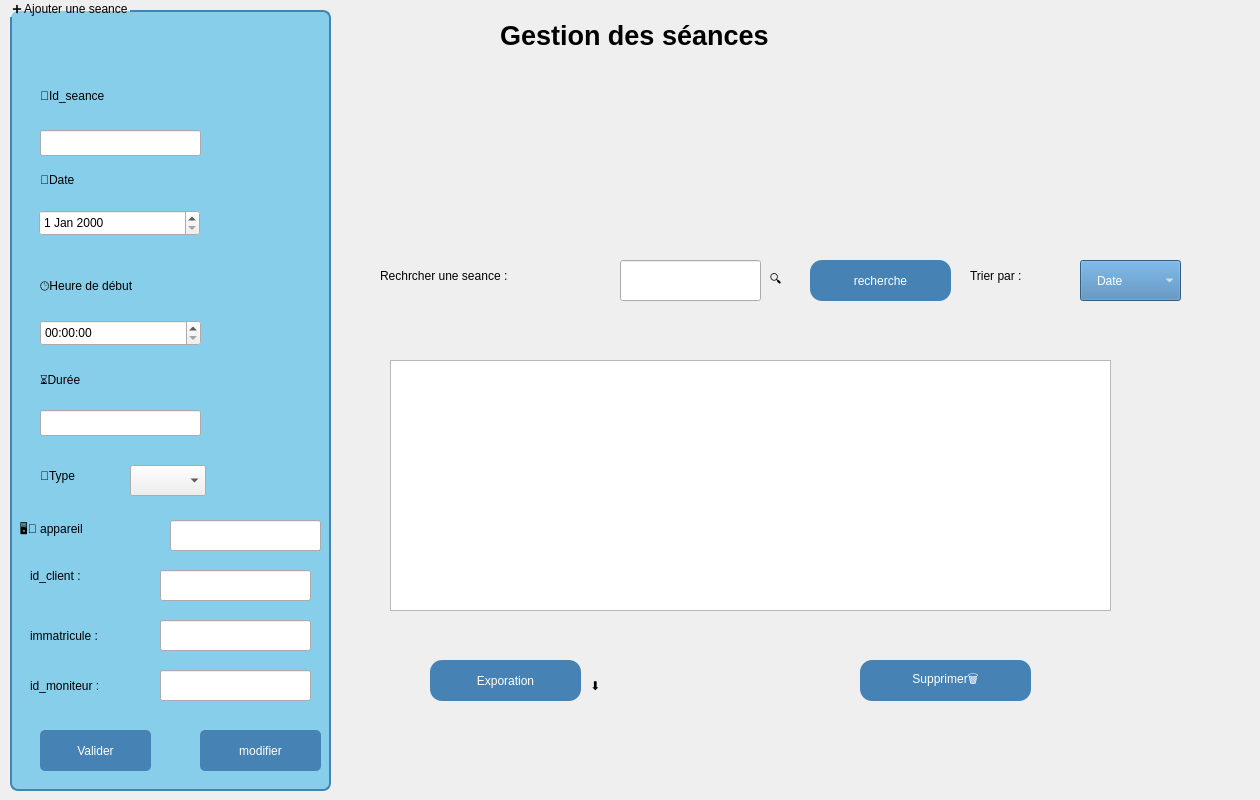
      <widget class="QWidget" name="tab_2">
       <attribute name="title">
        <string>Acceuil</string>
       </attribute>
       <widget class="QLabel" name="label_2">
        <property name="geometry">
         <rect>
          <x>380</x>
          <y>260</y>
          <width>251</width>
          <height>31</height>
         </rect>
        </property>
        <property name="styleSheet">
         <string notr="true">font: 14pt &quot;Segoe UI&quot;;</string>
        </property>
        <property name="text">
         <string>Rechrcher une seance :</string>
        </property>
       </widget>
       <widget class="QComboBox" name="comboBox_trier">
        <property name="geometry">
         <rect>
          <x>1080</x>
          <y>260</y>
          <width>101</width>
          <height>41</height>
         </rect>
        </property>
        <property name="styleSheet">
         <string notr="true">background-color: rgb(70, 130, 180);
font: 14pt &quot;Segoe UI&quot;;
font: 900 12pt &quot;Segoe UI&quot;;

    color: white;                /* لون النص */
         /* الحواف مدوّرة */
    padding: 8px 16px;  </string>
        </property>
        <item>
         <property name="text">
          <string>Date</string>
         </property>
        </item>
       </widget>
       <widget class="QLineEdit" name="lineEdit_recherche">
        <property name="geometry">
         <rect>
          <x>620</x>
          <y>260</y>
          <width>141</width>
          <height>41</height>
         </rect>
        </property>
        <property name="whatsThis">
         <string>&lt;html&gt;&lt;head/&gt;&lt;body&gt;&lt;p&gt;hhhh&lt;/p&gt;&lt;p&gt;&lt;br/&gt;&lt;/p&gt;&lt;/body&gt;&lt;/html&gt;</string>
        </property>
       </widget>
       <widget class="QLabel" name="label_3">
        <property name="geometry">
         <rect>
          <x>770</x>
          <y>260</y>
          <width>81</width>
          <height>41</height>
         </rect>
        </property>
        <property name="styleSheet">
         <string notr="true">font: 12pt &quot;Segoe UI&quot;;</string>
        </property>
        <property name="text">
         <string>🔍</string>
        </property>
       </widget>
       <widget class="QPushButton" name="pushButton_supprimer">
        <property name="geometry">
         <rect>
          <x>860</x>
          <y>660</y>
          <width>171</width>
          <height>41</height>
         </rect>
        </property>
        <property name="styleSheet">
         <string notr="true">background-color: rgb(70, 130, 180);
font: 14pt &quot;Segoe UI&quot;;
font: 900 12pt &quot;Segoe UI&quot;;

    color: white;                /* لون النص */
    border-radius: 12px;         /* الحواف مدوّرة */
    padding: 8px 16px;
</string>
        </property>
        <property name="text">
         <string>Supprimer🗑️</string>
        </property>
       </widget>
       <widget class="QGroupBox" name="groupBox">
        <property name="geometry">
         <rect>
          <x>10</x>
          <y>0</y>
          <width>321</width>
          <height>791</height>
         </rect>
        </property>
        <property name="styleSheet">
         <string notr="true">QGroupBox {
        font: 900 9pt &quot;Segoe UI&quot;;
        font: 900 9pt &quot;Segoe UI&quot;;
        font: 16pt &quot;Segoe UI&quot;;

        background-color: rgb(135, 206, 235);
    border: 2px solid #4682B4;
    border-radius: 8px;
    margin-top: 10px;
}
QPushButton {
    background-color: #4682B4;
    color: white;
    border-radius: 5px;
    padding: 5px;
}
QPushButton:hover {
    background-color: #5A9BD5;
}</string>
        </property>
        <property name="title">
         <string>➕ Ajouter une seance</string>
        </property>
        <widget class="QLabel" name="label_4">
         <property name="geometry">
          <rect>
           <x>30</x>
           <y>80</y>
           <width>131</width>
           <height>31</height>
          </rect>
         </property>
         <property name="styleSheet">
          <string notr="true">font: 12pt &quot;Segoe UI&quot;;</string>
         </property>
         <property name="text">
          <string>🔑Id_seance</string>
         </property>
        </widget>
        <widget class="QLineEdit" name="lineEdit_id">
         <property name="geometry">
          <rect>
           <x>30</x>
           <y>130</y>
           <width>161</width>
           <height>26</height>
          </rect>
         </property>
        </widget>
        <widget class="QLabel" name="label_5">
         <property name="geometry">
          <rect>
           <x>30</x>
           <y>170</y>
           <width>91</width>
           <height>20</height>
          </rect>
         </property>
         <property name="styleSheet">
          <string notr="true">font: 12pt &quot;Segoe UI&quot;;</string>
         </property>
         <property name="text">
          <string>📅Date</string>
         </property>
        </widget>
        <widget class="QDateEdit" name="dateEdit_date">
         <property name="geometry">
          <rect>
           <x>29</x>
           <y>210</y>
           <width>161</width>
           <height>26</height>
          </rect>
         </property>
         <property name="styleSheet">
          <string notr="true">font: 12pt &quot;Segoe UI&quot;;</string>
         </property>
        </widget>
        <widget class="QLabel" name="label_8">
         <property name="geometry">
          <rect>
           <x>30</x>
           <y>270</y>
           <width>191</width>
           <height>31</height>
          </rect>
         </property>
         <property name="styleSheet">
          <string notr="true">font: 12pt &quot;Segoe UI&quot;;</string>
         </property>
         <property name="text">
          <string>🕒Heure de début</string>
         </property>
        </widget>
        <widget class="QTimeEdit" name="timeEdit_heure">
         <property name="geometry">
          <rect>
           <x>30</x>
           <y>320</y>
           <width>161</width>
           <height>26</height>
          </rect>
         </property>
         <property name="styleSheet">
          <string notr="true">font: 12pt &quot;Segoe UI&quot;;</string>
         </property>
        </widget>
        <widget class="QLabel" name="label_9">
         <property name="geometry">
          <rect>
           <x>30</x>
           <y>370</y>
           <width>111</width>
           <height>20</height>
          </rect>
         </property>
         <property name="styleSheet">
          <string notr="true">font: 12pt &quot;Segoe UI&quot;;</string>
         </property>
         <property name="text">
          <string>⏳Durée</string>
         </property>
        </widget>
        <widget class="QLineEdit" name="lineEdit_duree">
         <property name="geometry">
          <rect>
           <x>30</x>
           <y>410</y>
           <width>161</width>
           <height>26</height>
          </rect>
         </property>
        </widget>
        <widget class="QLabel" name="label_10">
         <property name="geometry">
          <rect>
           <x>30</x>
           <y>460</y>
           <width>81</width>
           <height>31</height>
          </rect>
         </property>
         <property name="styleSheet">
          <string notr="true">font: 12pt &quot;Segoe UI&quot;;</string>
         </property>
         <property name="text">
          <string>🚗Type</string>
         </property>
        </widget>
        <widget class="QComboBox" name="comboBox_type">
         <property name="geometry">
          <rect>
           <x>120</x>
           <y>465</y>
           <width>76</width>
           <height>31</height>
          </rect>
         </property>
         <property name="styleSheet">
          <string notr="true">font: 12pt &quot;Segoe UI&quot;;</string>
         </property>
         <item>
          <property name="text">
           <string/>
          </property>
         </item>
         <item>
          <property name="text">
           <string>code</string>
          </property>
         </item>
         <item>
          <property name="text">
           <string>Conduite</string>
          </property>
         </item>
         <item>
          <property name="text">
           <string>Parc</string>
          </property>
         </item>
        </widget>
        <widget class="QPushButton" name="pushButton_valider">
         <property name="geometry">
          <rect>
           <x>30</x>
           <y>730</y>
           <width>111</width>
           <height>41</height>
          </rect>
         </property>
         <property name="styleSheet">
          <string notr="true">font: 12pt &quot;Segoe UI&quot;;</string>
         </property>
         <property name="text">
          <string>Valider</string>
         </property>
        </widget>
        <widget class="QPushButton" name="pushButton_modifier">
         <property name="geometry">
          <rect>
           <x>190</x>
           <y>730</y>
           <width>121</width>
           <height>41</height>
          </rect>
         </property>
         <property name="styleSheet">
          <string notr="true">font: 12pt &quot;Segoe UI&quot;;</string>
         </property>
         <property name="text">
          <string>modifier</string>
         </property>
        </widget>
        <widget class="QLabel" name="label_14">
         <property name="geometry">
          <rect>
           <x>10</x>
           <y>510</y>
           <width>141</width>
           <height>41</height>
          </rect>
         </property>
         <property name="styleSheet">
          <string notr="true">font: 12pt &quot;Segoe UI&quot;;</string>
         </property>
         <property name="text">
          <string>🖥️🚗 appareil </string>
         </property>
        </widget>
        <widget class="QLineEdit" name="lineEdit_appareil">
         <property name="geometry">
          <rect>
           <x>160</x>
           <y>520</y>
           <width>151</width>
           <height>31</height>
          </rect>
         </property>
        </widget>
        <widget class="QLabel" name="label_15">
         <property name="geometry">
          <rect>
           <x>20</x>
           <y>560</y>
           <width>91</width>
           <height>31</height>
          </rect>
         </property>
         <property name="styleSheet">
          <string notr="true">font: 12pt &quot;Segoe UI&quot;;</string>
         </property>
         <property name="text">
          <string>id_client :</string>
         </property>
        </widget>
        <widget class="QLineEdit" name="lineEdit_id_client">
         <property name="geometry">
          <rect>
           <x>150</x>
           <y>570</y>
           <width>151</width>
           <height>31</height>
          </rect>
         </property>
        </widget>
        <widget class="QLineEdit" name="lineEdit_id_moniteur">
         <property name="geometry">
          <rect>
           <x>150</x>
           <y>670</y>
           <width>151</width>
           <height>31</height>
          </rect>
         </property>
        </widget>
        <widget class="QLineEdit" name="lineEdit_immatricule">
         <property name="geometry">
          <rect>
           <x>150</x>
           <y>620</y>
           <width>151</width>
           <height>31</height>
          </rect>
         </property>
        </widget>
        <widget class="QLabel" name="label_16">
         <property name="geometry">
          <rect>
           <x>20</x>
           <y>620</y>
           <width>121</width>
           <height>31</height>
          </rect>
         </property>
         <property name="styleSheet">
          <string notr="true">font: 12pt &quot;Segoe UI&quot;;</string>
         </property>
         <property name="text">
          <string>immatricule :</string>
         </property>
        </widget>
        <widget class="QLabel" name="label_17">
         <property name="geometry">
          <rect>
           <x>20</x>
           <y>670</y>
           <width>101</width>
           <height>31</height>
          </rect>
         </property>
         <property name="styleSheet">
          <string notr="true">font: 12pt &quot;Segoe UI&quot;;</string>
         </property>
         <property name="text">
          <string>id_moniteur :</string>
         </property>
        </widget>
       </widget>
       <widget class="QPushButton" name="pushButton_recherche">
        <property name="geometry">
         <rect>
          <x>810</x>
          <y>260</y>
          <width>141</width>
          <height>41</height>
         </rect>
        </property>
        <property name="styleSheet">
         <string notr="true">background-color: rgb(70, 130, 180);
font: 14pt &quot;Segoe UI&quot;;
font: 900 12pt &quot;Segoe UI&quot;;

    color: white;                /* لون النص */
    border-radius: 12px;         /* الحواف مدوّرة */
    padding: 8px 16px;  </string>
        </property>
        <property name="text">
         <string>recherche</string>
        </property>
       </widget>
       <widget class="QLabel" name="label_12">
        <property name="geometry">
         <rect>
          <x>970</x>
          <y>260</y>
          <width>101</width>
          <height>31</height>
         </rect>
        </property>
        <property name="styleSheet">
         <string notr="true">font: 14pt &quot;Segoe UI&quot;;</string>
        </property>
        <property name="text">
         <string>Trier par :</string>
        </property>
       </widget>
       <widget class="QPushButton" name="pushButton_export">
        <property name="geometry">
         <rect>
          <x>430</x>
          <y>660</y>
          <width>151</width>
          <height>41</height>
         </rect>
        </property>
        <property name="styleSheet">
         <string notr="true">background-color: rgb(70, 130, 180);
font: 14pt &quot;Segoe UI&quot;;
font: 900 12pt &quot;Segoe UI&quot;;

    color: white;                /* لون النص */
    border-radius: 12px;         /* الحواف مدوّرة */
    padding: 8px 16px;
</string>
        </property>
        <property name="text">
         <string>Exporation</string>
        </property>
       </widget>
       <widget class="QLabel" name="label_13">
        <property name="geometry">
         <rect>
          <x>590</x>
          <y>670</y>
          <width>63</width>
          <height>31</height>
         </rect>
        </property>
        <property name="styleSheet">
         <string notr="true">font: 14pt &quot;Segoe UI&quot;;</string>
        </property>
        <property name="text">
         <string>⬇️</string>
        </property>
       </widget>
       <widget class="QLabel" name="label_19">
        <property name="geometry">
         <rect>
          <x>350</x>
          <y>70</y>
          <width>901</width>
          <height>181</height>
         </rect>
        </property>
        <property name="text">
         <string/>
        </property>
        <property name="pixmap">
         <pixmap>../WhatsApp Image 2025-09-24 at 15.27.43.jpeg</pixmap>
        </property>
       </widget>
       <widget class="QLabel" name="label">
        <property name="geometry">
         <rect>
          <x>500</x>
          <y>10</y>
          <width>481</width>
          <height>51</height>
         </rect>
        </property>
        <property name="text">
         <string>&lt;html&gt;&lt;head/&gt;&lt;body&gt;&lt;p&gt;&lt;span style=&quot; font-size:20pt; font-weight:700;&quot;&gt;Gestion des séances&lt;/span&gt;&lt;/p&gt;&lt;/body&gt;&lt;/html&gt;</string>
        </property>
       </widget>
       <widget class="QTableView" name="tableView_seances">
        <property name="geometry">
         <rect>
          <x>390</x>
          <y>360</y>
          <width>721</width>
          <height>251</height>
         </rect>
        </property>
        <property name="styleSheet">
         <string notr="true">background-color: #00008B;   /* أزرق غامق */
    color: white;                /* النص أبيض */
    gridline-color: white;       /* لون الخطوط */
    border-radius: 8px;          /* حواف مستديرة */
}
QHeaderView::section {
    background-color: #34495e;   /* رمادي غامق للـ header */
    color: white;
    padding: 4px;
    border: 1px solid #2c3e50;</string>
        </property>
       </widget>
      </widget>
